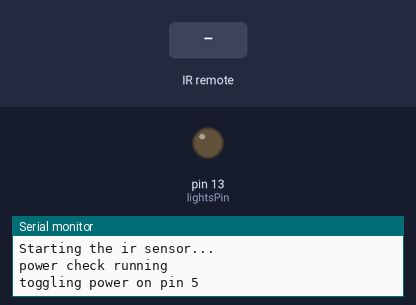
Simulated run of this sketch. Board: Arduino Uno, built with avr-gcc and run on an emulated ATmega328P. Shown: output pins drawn as LEDs (lit = HIGH), the last lines printed to the serial monitor. The test bench sets the inputs (shaded band). Pins used as bus, display or sensor lines are not drawn.

Above: at 1.3 s.
1.4 s: infrared code 0xFFA25D received
At 2.6 s:
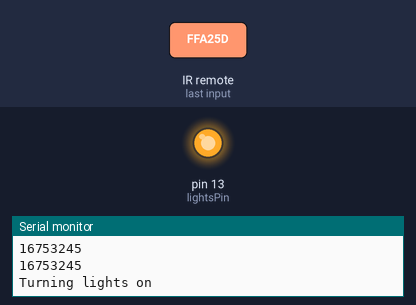
2.9 s: infrared code 0xFFE01F received
At 3.8 s:
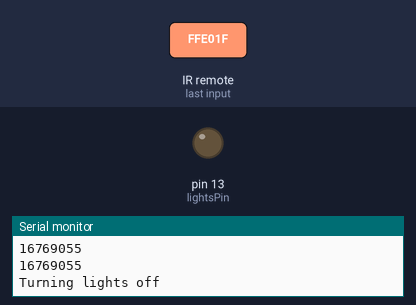
Timing chart, 0 to 5.9 s (numbered marks = the images above; inputs shaded):
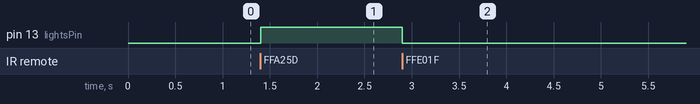

The sketch:

doorLights.ino
```cpp
#include <IRremote.h>
#include <SPI.h>
#include <SimpleTimer.h>

//pin 13 used to turn lights on/off
int lightsPin = 13;

//pin 4 is the input for the ir sensor
int IRpin = 4;

//power check pin
int powerCheckPin = 5;

//initialize the ir sensor
IRrecv irrecv(IRpin);
decode_results result;

//initialize the timer
SimpleTimer timer;

//valid ir input values
long inputValues[] = {16753245,16769055};

void setup()
{
  Serial.begin(115200);
  Serial.println("Initializing...");
  Serial.println("Starting the ir sensor...");
  irrecv.enableIRIn();
  pinMode(lightsPin, OUTPUT);
  pinMode(powerCheckPin, OUTPUT);
  timer.setInterval(40000, powerCheck);
}

void loop()
{
  if(irrecv.decode(&result))
  {
    if(inArray())
    {
      remoteChoices();
    }

    irrecv.resume();
  }

  timer.run();
}

void remoteChoices(){
    Serial.println(result.value);
    switch(result.value)
    {
      case 16753245: //1st remote action
        Serial.println(result.value);
        Serial.println("Turning lights on");
        digitalWrite(lightsPin, HIGH);     // sets the Red LED on
        break;
      case 16769055://6th remote action
        Serial.println(result.value);
        Serial.println("Turning lights off");
        digitalWrite(lightsPin, LOW);
        break;
      default:
        Serial.println("Not a valid input");
        break;
    }
}

void powerCheck(){
    int check = digitalRead(lightsPin);
    Serial.println("power check running");
    if(check == LOW){
        Serial.println("toggling power on pin 5");
        digitalWrite(powerCheckPin, HIGH);
        delay(500);
        digitalWrite(powerCheckPin, LOW);
    }
}

boolean inArray(){
   for (int i = 0; i < 5; i++) {
      long test = inputValues[i];
      if(result.value == test)
      {
         return true;
      }
  }
  Serial.println("no value found");
  return false;
}
```

Measured:
- after the input at 1.4 s, pin 13 (lightsPin): LOW → HIGH at once
- after the input at 2.9 s, pin 13 (lightsPin): HIGH → LOW at once
